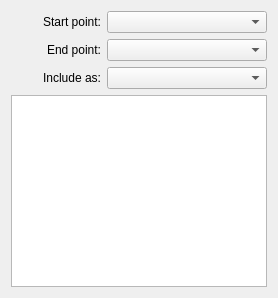
           <widget class="QWidget" name="tab_2">
            <attribute name="title">
             <string>Custom</string>
            </attribute>
            <layout class="QVBoxLayout" name="verticalLayout_4">
             <item>
              <layout class="QFormLayout" name="formLayout_7">
               <item row="0" column="0">
                <widget class="QLabel" name="labelStartPoint">
                 <property name="minimumSize">
                  <size>
                   <width>90</width>
                   <height>0</height>
                  </size>
                 </property>
                 <property name="font">
                  <font>
                   <pointsize>9</pointsize>
                  </font>
                 </property>
                 <property name="text">
                  <string>Start point:</string>
                 </property>
                 <property name="alignment">
                  <set>Qt::AlignRight|Qt::AlignTrailing|Qt::AlignVCenter</set>
                 </property>
                </widget>
               </item>
               <item row="0" column="1">
                <widget class="QComboBox" name="startPoint_ComboBox">
                 <property name="sizePolicy">
                  <sizepolicy hsizetype="Expanding" vsizetype="Fixed">
                   <horstretch>0</horstretch>
                   <verstretch>0</verstretch>
                  </sizepolicy>
                 </property>
                 <property name="minimumSize">
                  <size>
                   <width>100</width>
                   <height>0</height>
                  </size>
                 </property>
                 <property name="font">
                  <font>
                   <pointsize>9</pointsize>
                  </font>
                 </property>
                </widget>
               </item>
               <item row="1" column="0">
                <widget class="QLabel" name="labelEndPoint">
                 <property name="minimumSize">
                  <size>
                   <width>90</width>
                   <height>0</height>
                  </size>
                 </property>
                 <property name="font">
                  <font>
                   <pointsize>9</pointsize>
                  </font>
                 </property>
                 <property name="text">
                  <string>End point:</string>
                 </property>
                 <property name="alignment">
                  <set>Qt::AlignRight|Qt::AlignTrailing|Qt::AlignVCenter</set>
                 </property>
                </widget>
               </item>
               <item row="1" column="1">
                <widget class="QComboBox" name="endPoint_ComboBox">
                 <property name="sizePolicy">
                  <sizepolicy hsizetype="Expanding" vsizetype="Fixed">
                   <horstretch>0</horstretch>
                   <verstretch>0</verstretch>
                  </sizepolicy>
                 </property>
                 <property name="minimumSize">
                  <size>
                   <width>100</width>
                   <height>0</height>
                  </size>
                 </property>
                 <property name="font">
                  <font>
                   <pointsize>9</pointsize>
                  </font>
                 </property>
                </widget>
               </item>
               <item row="2" column="0">
                <widget class="QLabel" name="labelIncludeType">
                 <property name="minimumSize">
                  <size>
                   <width>90</width>
                   <height>0</height>
                  </size>
                 </property>
                 <property name="font">
                  <font>
                   <pointsize>9</pointsize>
                  </font>
                 </property>
                 <property name="text">
                  <string>Include as:</string>
                 </property>
                 <property name="alignment">
                  <set>Qt::AlignRight|Qt::AlignTrailing|Qt::AlignVCenter</set>
                 </property>
                </widget>
               </item>
               <item row="2" column="1">
                <widget class="QComboBox" name="comboBoxIncludeType">
                 <property name="sizePolicy">
                  <sizepolicy hsizetype="Expanding" vsizetype="Fixed">
                   <horstretch>0</horstretch>
                   <verstretch>0</verstretch>
                  </sizepolicy>
                 </property>
                 <property name="minimumSize">
                  <size>
                   <width>100</width>
                   <height>0</height>
                  </size>
                 </property>
                 <property name="font">
                  <font>
                   <pointsize>9</pointsize>
                  </font>
                 </property>
                </widget>
               </item>
              </layout>
             </item>
             <item>
              <widget class="QListWidget" name="customSeamAllowance_ListWidget">
               <property name="sizePolicy">
                <sizepolicy hsizetype="Preferred" vsizetype="Expanding">
                 <horstretch>0</horstretch>
                 <verstretch>0</verstretch>
                </sizepolicy>
               </property>
               <property name="minimumSize">
                <size>
                 <width>0</width>
                 <height>0</height>
                </size>
               </property>
               <property name="sizeIncrement">
                <size>
                 <width>0</width>
                 <height>0</height>
                </size>
               </property>
               <property name="font">
                <font/>
               </property>
              </widget>
             </item>
            </layout>
           </widget>
